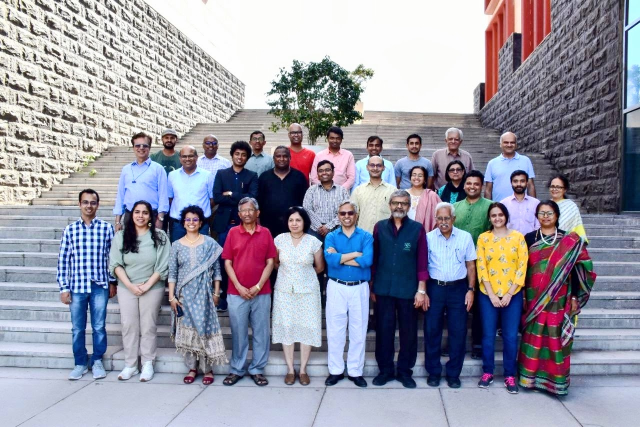
#> input picture Plaksha_Faculty.jpg, 1280 x 854 px (shown at 1/2 size)
$ jupyter execute Lab_5_Spring_2025.ipynb
#> lines starting #> are read from the running program, lines starting #| are printed output that depends on the picture; after the words box and inside, x2 and y2 are one past the last pixel; in counts of white or black regions, pixels touching at a corner belong together
#### Instructions
###### Follow the instructions given in comments prefixed with ## and write your code below that.
###### Also fill the partial code in given blanks.
###### Don't make any changes to the rest part of the codes

### Answer the questions given at the end of this notebook within your report.

### You would need to submit your GitHub repository link. Refer to the Section 6: Final Submission on the PDF document for the details.

[cell 1]
import cv2
import numpy as np
import matplotlib.pyplot as plt
from sklearn.cluster import KMeans
from scipy.spatial import distance
from matplotlib.offsetbox import OffsetImage, AnnotationBbox

[cell 2]
image = cv2.imread("Plaksha_Faculty.jpg")
#> image is the input picture: shape (854, 1280, 3); mean B, G, R 162.4, 149, 149.2

plt.imshow(image)
plt.axis("off")
plt.show()

[cell 3]
## Reading the image plaksha_Faculty.jpg
# Read  above

## Convert the image to grayscale

gray_img = cv2.cvtColor(image, cv2.COLOR_BGR2GRAY)
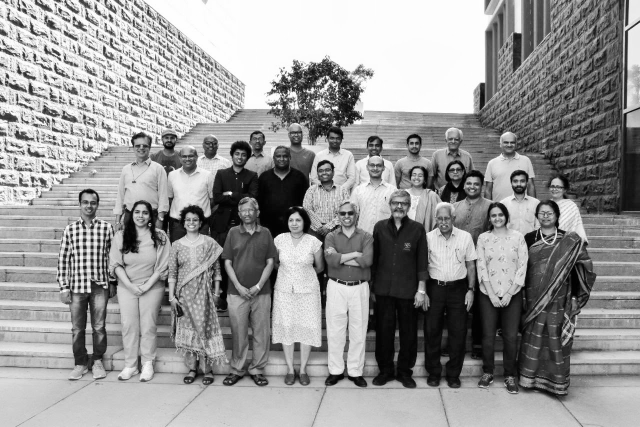
#> gray_img: shape (854, 1280) (shown at 1/2 size); min 0, max 255, mean 150.6
plt.imshow(gray_img, cmap="gray")
plt.axis("off")
plt.savefig("gray_scale_image.png", dpi=300, bbox_inches='tight')
plt.show()


# Loading the required haar-cascade xml classifier file

face_cascade = cv2.CascadeClassifier(cv2.data.haarcascades + 'haarcascade_frontalface_default.xml')


# Applying the face detection method on the grayscale image.
## Change the parameters for better detection of faces in your case.

faces_rect = face_cascade.detectMultiScale(gray_img, 1.112, 3, minSize=(20,20), maxSize=(50,50))
#> faces_rect = 29 rows, first 6: [321, 262, 36, 36], [501, 267, 29, 29], [654, 265, 30, 30], [891, 267, 31, 31], [812, 274, 34, 34], [925, 353, 39, 39]


# Define the text and font parameters

text = "Detecting Face..." ## The text you want to write
font = cv2.FONT_HERSHEY_DUPLEX  ## Font type
font_scale = 0.7 ## Font scale factor
font_color = (0, 0, 255)  ## Text color in BGR format (here, it's red)
font_thickness = 1  ## Thickness of the text


# Iterating through rectangles of detected faces

for (x, y, w, h) in faces_rect:
    cv2.rectangle(image, (x, y), (x+w, y+h), (0, 0, 255), 2)
    # Use cv2.putText to add the text to the image, Use text, font, font_scale, font_color, font_thickness here
    cv2.putText(image, text, (x, y - 10), font, font_scale, font_color, font_thickness)
#> this loop made 29 passes
#> (x, y, w, h) on passes 1 to 12: (321, 262, 36, 36), (501, 267, 29, 29), (654, 265, 30, 30), (891, 267, 31, 31), (812, 274, 34, 34), (925, 353, 39, 39), (1095, 361, 34, 34), (975, 416, 40, 40), (570, 426, 40, 40), (577, 254, 32, 32), (1004, 274, 30, 30), (732, 278, 33, 33)
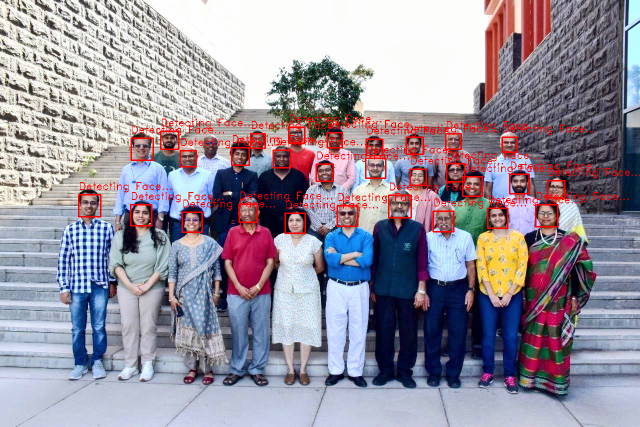
#> image: shape (854, 1280, 3) (shown at 1/2 size); 2.67% of pixels changed, all inside (x1, y1, x2, y2) = (156, 229, 1280, 468)


## Display the image and window title should be "Total number of face detected are #"
#
# cv2.imshow(f"Total number of faces detected: {len(faces_rect)}", image)
# cv2.waitKey(0)
# cv2.destroyAllWindows()

plt.imshow(cv2.cvtColor(image, cv2.COLOR_BGR2RGB))
plt.title(f"Total number of faces detected: {len(faces_rect)}")
plt.axis("off")
plt.savefig("face_detection_1.png", dpi=300, bbox_inches='tight')
plt.show()

[cell 4]
from matplotlib.offsetbox import OffsetImage, AnnotationBbox

# Extract face region features (Hue and Saturation)

img_hsv = cv2.cvtColor(image, cv2.COLOR_BGR2HSV) ## call the img and convert it from BGR to HSV and store in img_hsv
#> img_hsv: shape (854, 1280, 3); mean H, S, V 84.7, 73, 174.7

hue_saturation = []
face_images = []  # To store detected face images

for (x, y, w, h) in faces_rect:
    face = img_hsv[y:y + h, x:x + w]
    hue = np.mean(face[:, :, 0])
    saturation = np.mean(face[:, :, 1])
    hue_saturation.append((hue, saturation))
    face_images.append(face)
#> this loop made 29 passes
#> (x, y, w, h, hue, saturation) on passes 1 to 12: (321, 262, 36, 36, 58.55, 118.7), (501, 267, 29, 29, 28.21, 151.4), (654, 265, 30, 30, 44, 149.5), (891, 267, 31, 31, 79.2, 108.8), (812, 274, 34, 34, 57.63, 125.5), (925, 353, 39, 39, 48.41, 126.2), (1095, 361, 34, 34, 21.42, 120), (975, 416, 40, 40, 65.06, 117.9), (570, 426, 40, 40, 57.27, 117.8), (577, 254, 32, 32, 67.74, 134.1), (1004, 274, 30, 30, 47.93, 113.6), (732, 278, 33, 33, 55.14, 150)
#> after the loop, face_images = 29 items; hue_saturation = 29 pairs, first value 21.42 to 121.1, second value 86.57 to 151.4

hue_saturation = np.array(hue_saturation)


## Perform k-Means clustering on hue_saturation and store in kmeans

kmeans = KMeans(n_clusters = 2, random_state = 42, n_init='auto')
kmeans.fit(hue_saturation)
centroids = kmeans.cluster_centers_
labels = kmeans.labels_


# Create a figure and axis
fig, ax = plt.subplots(figsize=(12, 6))

# Plot the clustered faces with custom markers
for i, (x,y,w,h ) in enumerate(faces_rect):
    im = OffsetImage(cv2.cvtColor(cv2.resize(face_images[i], (20, 20)), cv2.COLOR_HSV2RGB))
    ab = AnnotationBbox(im, (hue_saturation[i, 0], hue_saturation[i, 1]), frameon=False, pad=0)
    ax.add_artist(ab)
    plt.plot(hue_saturation[i, 0], hue_saturation[i, 1])

plt.xlabel("Hue")
plt.ylabel("Saturation")
plt.title("Face Clustering Based on Hue & Saturation")
plt.grid(True)
plt.savefig("face_clustering_1.png", dpi=300, bbox_inches='tight')
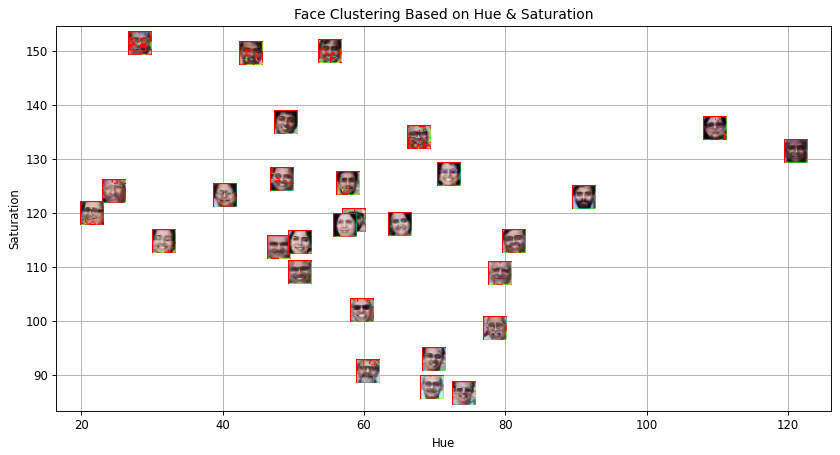
#> figure drawn by matplotlib, 1 panel
plt.show()

[cell 5]
# Create an empty list to store legend labels
legend_labels = []

# Create lists to store points for each cluster
cluster_0_points = []
cluster_1_points = []

# Your code for scatter plot goes here
fig, ax = plt.subplots(figsize=(12, 6))
for i, (x, y, w, h) in enumerate(faces_rect):
    if kmeans.labels_[i] == 0:
        cluster_0_points.append((hue_saturation[i, 0], hue_saturation[i, 1]))
    else:
        cluster_1_points.append((hue_saturation[i, 0], hue_saturation[i, 1]))
#> after the loop, cluster_0_points = 26 pairs, first value 21.42 to 81.22, second value 86.57 to 151.4; cluster_1_points = [(109.6, 135.7), (91.08, 122.9), (121.1, 131.4)]


cluster_0_points = np.array(cluster_0_points)

# Plot points for cluster 0 in green
plt.scatter(cluster_0_points[:, 0], cluster_0_points[:, 1], color='green', label="Cluster 0", alpha=0.7)

cluster_1_points = np.array(cluster_1_points)
#> cluster_1_points = [[109.6, 135.7], [91.08, 122.9], [121.1, 131.4]]

# Plot points for cluster 1 in blue
plt.scatter(cluster_1_points[:, 0], cluster_1_points[:, 1], color='blue', label="Cluster 1", alpha=0.7)


# Calculate and plot centroids
centroid_0 = kmeans.cluster_centers_[0]
centroid_1 = kmeans.cluster_centers_[1]


# Plot both the centroid for cluster 0 and cluster 1
plt.scatter(centroid_0[0], centroid_0[1], color='red', marker='x', s=150, label="Centroid 0")

plt.scatter(centroid_1[0], centroid_1[1], color='red', marker='x', s=150, label="Centroid 1")


plt.xlabel("Hue")
plt.ylabel("Saturation")
plt.title("Face Clusters Based on Hue & Saturation")
plt.legend()
plt.grid(True)
plt.savefig("hue_and_saturation_clustering_1.png", dpi=300, bbox_inches='tight')
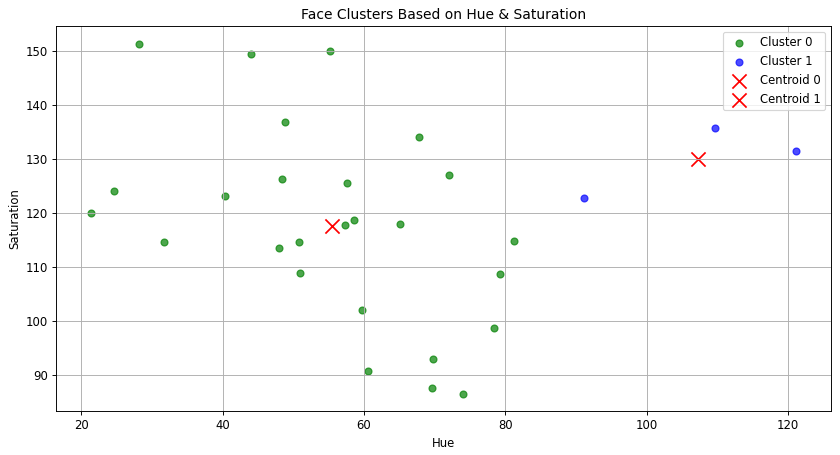
#> figure drawn by matplotlib, 1 panel
plt.show()

[cell 6]
## Read the class of the template image 'Dr_Shashi_Tharoor.jpg' using cv2 and store it in template_img
template_img = cv2.imread("Dr_Shashi_Tharoor.jpg")
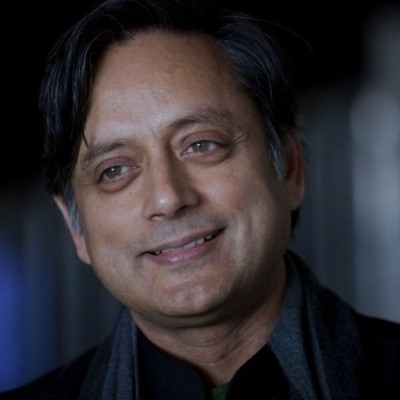
#> input picture Dr_Shashi_Tharoor.jpg, 400 x 400 px
#> template_img is the input picture: shape (400, 400, 3); mean B, G, R 49.8, 45.4, 49.1


# Detect face  in the template image after converting it to gray and store it in template_faces
gray_i = cv2.cvtColor(template_img, cv2.COLOR_BGR2GRAY)
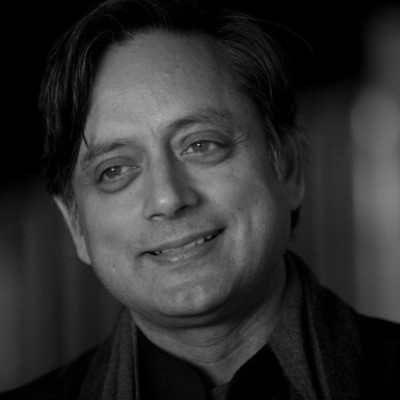
#> gray_i: shape (400, 400); min 0, max 188, mean 47
plt.imshow(gray_img, cmap="gray")

face_cascade = cv2.CascadeClassifier(cv2.data.haarcascades + 'haarcascade_frontalface_default.xml')

template_faces = face_cascade.detectMultiScale(gray_i, 1.112, 3, minSize=(20,20), maxSize=(500,500))
#> template_faces = [[42, 59, 253, 253]]


# Draw rectangles around the detected faces
for (x, y, w, h) in template_faces:
    cv2.rectangle(template_img, (x, y), (x + w, y + h), (0, 255, 0), 3)
#> this loop made 1 pass
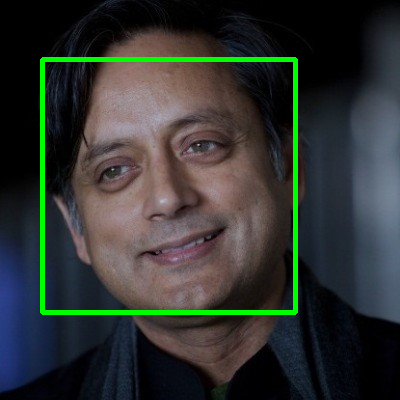
#> template_img: shape (400, 400, 3); 3.16% of pixels changed, all inside (x1, y1, x2, y2) = (40, 57, 298, 315)

# cv2.imshow(_____________________________________________________)
# cv2.waitKey(0)
# cv2.destroyAllWindows()

# I was facing some problem in cv2 with docker, so I used plt.imshow() instead.

plt.imshow(cv2.cvtColor(template_img, cv2.COLOR_BGR2RGB))
plt.title(f"Total number of faces detected: {len(template_faces)}")
plt.axis("off")
plt.savefig("template_image.png", dpi=300, bbox_inches='tight')
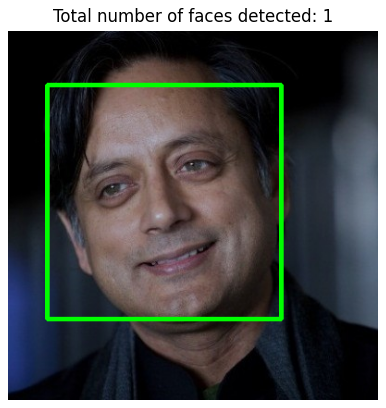
#> figure drawn by matplotlib, 1 panel
plt.show()

[cell 7]
# Convert the template image to HSV color space and store it in template_hsv
template_hsv = cv2.cvtColor(template_img, cv2.COLOR_BGR2HSV)
#> template_hsv: shape (400, 400, 3); mean H, S, V 66.8, 90.5, 64.6

# Extract hue and saturation features from the template image as we did it for detected faces.
template_hue = np.mean(template_hsv[:, :, 0])
#> template_hue = 66.8
template_saturation = np.mean(template_hsv[:, :, 1])
#> template_saturation = 90.53

# Predict the cluster label for the template image and store it in template_label
template_label = kmeans.predict([[template_hue, template_saturation]])[0]
#> template_label = 0

# Create a figure and axis for visualization
fig, ax = plt.subplots(figsize=(12, 6))

# Plot the clustered faces with custom markers (similar to previous code)
for i, (x, y, w, h) in enumerate(faces_rect):
    color = 'red' if kmeans.labels_[i] == 0 else 'blue'
    im = OffsetImage(cv2.cvtColor(cv2.resize(face_images[i], (20, 20)), cv2.COLOR_HSV2RGB))
    ab = AnnotationBbox(im, (hue_saturation[i, 0], hue_saturation[i, 1]), frameon=False, pad=0)
    ax.add_artist(ab)
    plt.plot(hue_saturation[i, 0], hue_saturation[i, 1], 'o', markersize=5, color=color)
#> this loop made 29 passes

# Plot the template image in the respective cluster
if template_label == 0:
    color = 'red'
else:
    color = 'blue'
im = OffsetImage(cv2.cvtColor(cv2.resize(template_img, (20, 20)), cv2.COLOR_BGR2RGB))
ab = AnnotationBbox(im, (template_hue, template_saturation), frameon=False, pad=0)
ax.add_artist(ab)

plt.xlabel("Hue")
plt.ylabel("Saturation")
plt.title("Clustering of Detected Faces with Template Image")
plt.grid(True)
plt.savefig("face_clustering_2.png", dpi=300, bbox_inches='tight')
plt.show()

[cell 8]
# Create an empty list to store legend labels
legend_labels = []

# Create lists to store points for each cluster
cluster_0_points = []
cluster_1_points = []

# Your code for scatter plot goes here
fig, ax = plt.subplots(figsize=(12, 6))
for i, (x, y, w, h) in enumerate(faces_rect):
    if kmeans.labels_[i] == 0:
        cluster_0_points.append((hue_saturation[i, 0], hue_saturation[i, 1]))
    else:
        cluster_1_points.append((hue_saturation[i, 0], hue_saturation[i, 1]))
#> after the loop, cluster_1_points = [(109.6, 135.7), (91.08, 122.9), (121.1, 131.4)]


# Plot points for cluster 0 in green
cluster_0_points = np.array(cluster_0_points)
plt.scatter(cluster_0_points[:, 0], cluster_0_points[:, 1], color='green', label="Cluster 0", alpha=0.7)


# Plot points for cluster 1 in blue
cluster_1_points = np.array(cluster_1_points)
#> cluster_1_points = [[109.6, 135.7], [91.08, 122.9], [121.1, 131.4]]
plt.scatter(cluster_1_points[:, 0], cluster_1_points[:, 1], color='blue', label="Cluster 1", alpha=0.7)


# Calculate and plot centroids for both the clusters
centroid_0 = np.mean(cluster_0_points, axis=0)
#> centroid_0 = [55.51, 117.6]
centroid_1 = np.mean(cluster_1_points, axis=0)
#> centroid_1 = [107.3, 130]

plt.scatter(centroid_0[0], centroid_0[1], color='red', marker='x', s=150, label="Centroid 0")  ## plot for centroid 0

plt.scatter(centroid_1[0], centroid_1[1], color='red', marker='x', s=150, label="Centroid 0")    ## plot for centroid 1


plt.plot(template_hue, template_saturation, marker='o', c= 'violet',markersize= 10, label=' Class Template Image' )

plt.xlabel("Hue")
plt.ylabel("Saturation")
plt.title("Face Clustering (on Data Points and Template Image Point) based on Hue and Saturation")
plt.legend()
plt.savefig("hue_and_saturation_clustering_2.png", dpi=300, bbox_inches='tight')
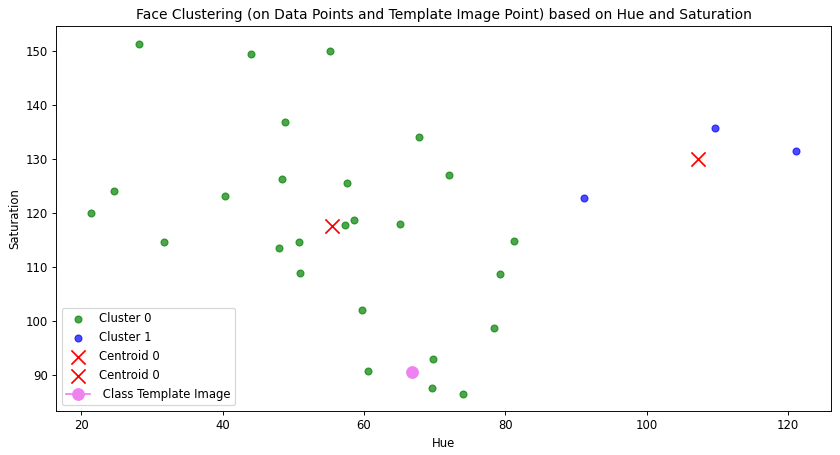
#> figure drawn by matplotlib, 1 panel
plt.show()
                                            ## End of the lab 5 ##
